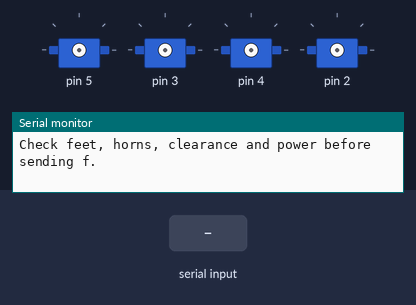
Recording of a sketch running on a simulated Arduino Uno, built with avr-gcc and run on an emulated ATmega328P. Shown: 4 × servo, the last lines printed to the serial monitor. The inputs (shaded band) are chosen by the test bench.

Above: at 1.2 s.
1.3 s: "h" received over Serial
2.8 s: "f" received over Serial
At 2.95 s:
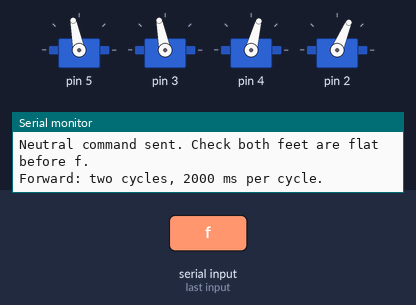
At 3.57 s:
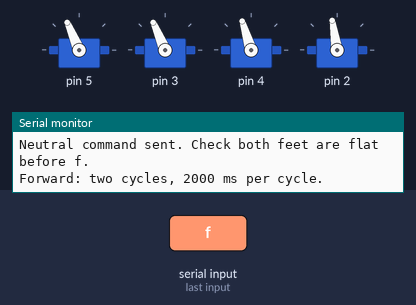
Timing chart, 0 to 8.8 s (numbered marks = the images above; inputs shaded):
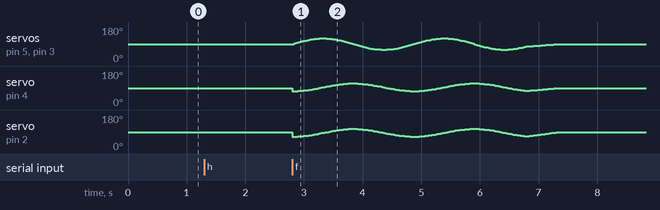

The sketch:

uno_forward_test.ino
```cpp
// Otto DIY forward test for the owner's ELEGOO UNO R3 wiring.
// Uses the official OttoDIYLib (tested with version 13.0.0).
// No servo signals are attached until 'h' is sent in Serial Monitor.
// Use a separate regulated servo supply and join its GND to UNO GND.
#include <Arduino.h>
#include <Otto.h>

Otto robot;

constexpr uint8_t RIGHT_FOOT = 2;
constexpr uint8_t RIGHT_LEG = 3;
constexpr uint8_t LEFT_FOOT = 4;
constexpr uint8_t LEFT_LEG = 5;
constexpr uint8_t UNUSED_BUZZER_PIN = 13;  // Leave D13 unused; no sound is played.

// Trim order: left leg, right leg, left foot, right foot.
constexpr int TRIM_LEFT_LEG = 0;
constexpr int TRIM_RIGHT_LEG = 0;
constexpr int TRIM_LEFT_FOOT = 0;
constexpr int TRIM_RIGHT_FOOT = 0;

bool initialized = false;

void centerRobot() {
  if (!initialized) {
    robot.init(LEFT_LEG, RIGHT_LEG, LEFT_FOOT, RIGHT_FOOT,
               false, UNUSED_BUZZER_PIN);  // Ignore old EEPROM calibration.
    robot.setTrims(TRIM_LEFT_LEG, TRIM_RIGHT_LEG,
                   TRIM_LEFT_FOOT, TRIM_RIGHT_FOOT);
    initialized = true;
  }
  robot.setRestState(false);
  robot.home();  // Moves to neutral, then detaches the servos.
}

void setup() {
  Serial.begin(115200);
  Serial.println(F("UNO OTTO ready: h=center, then f=two slow forward cycles."));
  Serial.println(F("Check feet, horns, clearance and power before sending f."));
}

void loop() {
  if (!Serial.available()) return;
  const char command = Serial.read();

  if (command == 'h' || command == 'H') {
    centerRobot();
    Serial.println(F("Neutral command sent. Check both feet are flat before f."));
  } else if (command == 'f' || command == 'F') {
    if (!initialized) {
      Serial.println(F("Send h first and check neutral alignment."));
      return;
    }
    Serial.println(F("Forward: two cycles, 2000 ms per cycle."));
    robot.walk(2, 2000, FORWARD);
    robot.home();
    Serial.println(F("Finished; neutral and detached. Send f to repeat."));
  }
}
```
